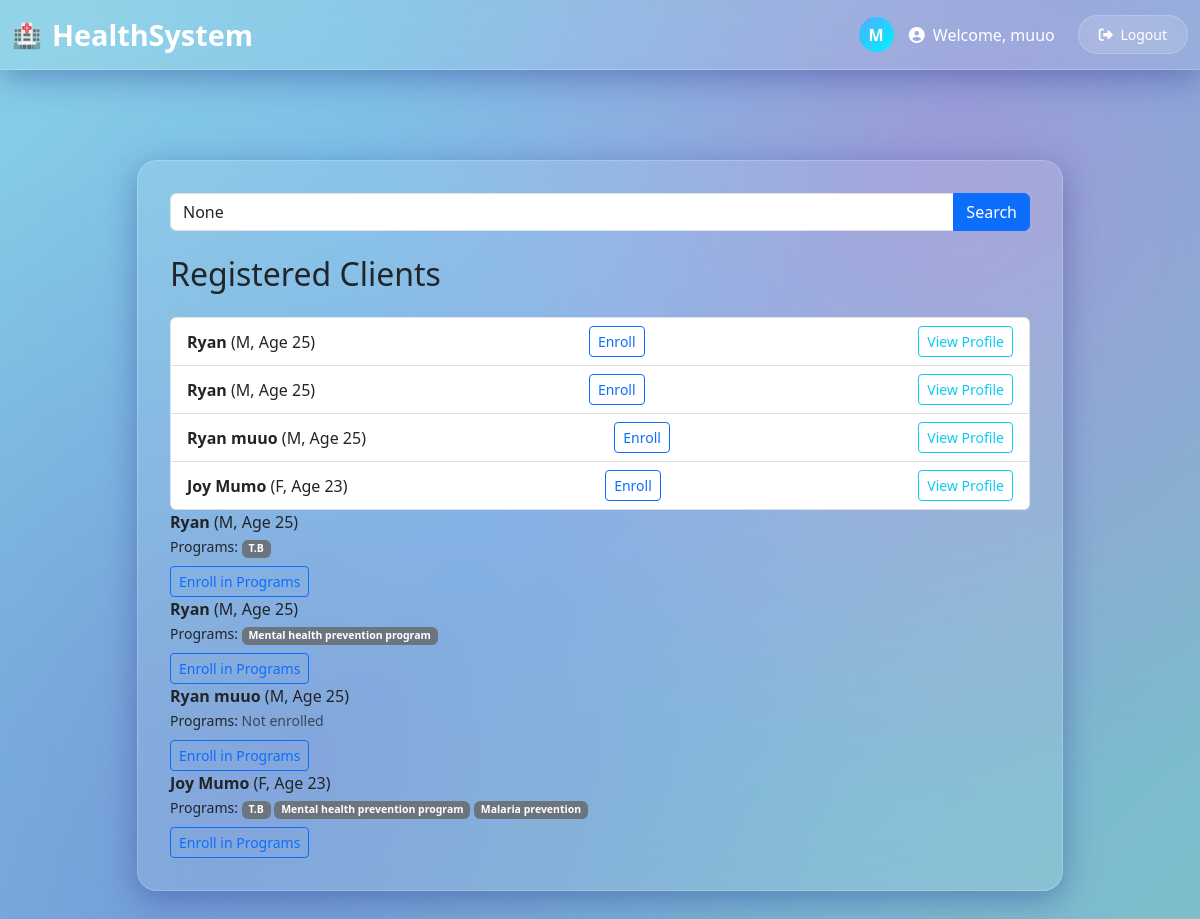
Screenshot of /clients/ (signed in) with the database file from the repository.
### core/models.py (models this page shows, shortened)
class Client(models.Model):
    GENDER_CHOICES = [('M', 'Male'), ('F', 'Female'), ('O', 'Other')]
    name = models.CharField(max_length=100)
    age = models.PositiveIntegerField(default=0)
    gender = models.CharField(default= 0, max_length=1, choices=GENDER_CHOICES)
    contact_info = models.TextField(default=0)
    programs = models.ManyToManyField('HealthProgram', through='Enrollment')

class HealthProgram(models.Model):
    name = models.CharField(max_length=100)
    description = models.TextField(blank=True)

### core/views.py (the view)
# urls.py: path('clients/', views.client_list, name='client_list'),
@login_required
def client_list(request):
    query = request.GET.get('q')
    if query:
        clients = Client.objects.filter(name__icontains=query)
    else:
        clients = Client.objects.all()
    return render(request, 'core/client_list.html', {'clients': clients, 'query': query})

### templates/core/client_list.html (shortened to what this page needs)
{% extends 'core/base.html' %}
{% block content %}
<form method="get" class="mb-4">
    <div class="input-group">
        <input type="text" name="q" value="{{ query }}" placeholder="Search clients..." class="form-control">
        <button type="submit" class="btn btn-primary">Search</button>
    </div>
</form>
    <h2 class="mb-4">Registered Clients</h2>
    {% if clients %}
        <ul class="list-group">
            {% for client in clients %}
                <li class="list-group-item d-flex justify-content-between align-items-center">
                    <div>
                        <strong>{{ client.name }}</strong> ({{ client.gender }}, Age {{ client.age }})
                    </div>
                    <a href="{% url 'enroll_client' client.id %}" class="btn btn-sm btn-outline-primary">Enroll</a>
                    <a href="{% url 'client_profile' client.id %}" class="btn btn-sm btn-outline-info">View Profile</a>
                </li>
            {% endfor %}
        </ul>
    {% else %}
        <div class="alert alert-info">No clients found.</div>
    {% endif %}
    {% for client in clients %}
    <li class="list-group-item">
        <strong>{{ client.name }}</strong> ({{ client.gender }}, Age {{ client.age }})<br>
        <small>Programs:
            {% for program in client.programs.all %}
                <span class="badge bg-secondary">{{ program.name }}</span>
            {% empty %}
                <span class="text-muted">Not enrolled</span>
            {% endfor %}
        </small><br>
        <a href="{% url 'enroll_client' client.id %}" class="btn btn-sm btn-outline-primary mt-2">Enroll in Programs</a>
    </li>
{% endfor %}
{% endblock %}

### templates/core/base.html (shortened to what this page needs)
<!DOCTYPE html>
<html lang="en">
<head>
    <link href="https://cdn.jsdelivr.net/npm/bootstrap@5.3.3/dist/css/bootstrap.min.css" rel="stylesheet">
    <link href="https://cdnjs.cloudflare.com/ajax/libs/font-awesome/6.4.0/css/all.min.css" rel="stylesheet">
</head>
<body>
<nav class="navbar navbar-expand-lg fixed-top">
    <div class="container-fluid">
        <a class="navbar-brand" href="{% url 'home' %}">HealthSystem</a>
        <div class="user-info">
            {% if user.is_authenticated %}
                <div class="user-avatar">
                    {{ user.username|first|upper }}
                </div>
                <span class="text-white me-2">
                    <i class="fas fa-user-circle me-1"></i>
                    Welcome, {{ user.username }}
                </span>
                <form method="post" action="{% url 'logout' %}" class="d-inline">
                    <button type="submit" class="btn btn-glass btn-sm">
                        <i class="fas fa-sign-out-alt me-1"></i>
                        Logout
                    </button>
                </form>
            {% else %}
                <a href="{% url 'login' %}" class="btn btn-glass btn-sm">
                    <i class="fas fa-sign-in-alt me-1"></i>
                    Login
                </a>
            {% endif %}
        </div>
    </div>
</nav>
<div class="container py-5" style="margin-top: 80px;">
    <div class="row justify-content-center">
        <div class="col-lg-10">
            <div class="main-container">
                {% block content %}
                {% endblock %}
            </div>
        </div>
    </div>
</div>
</body>
</html>

### templates/core/base.html (style rules this page uses)
:root { --primary-gradient: linear-gradient(135deg, #82cbec 0%, #764ba2 100%); --secondary-gradient: linear-gradient(135deg, #f093fb 0%, #f5576c 100%); --success-gradient: linear-gradient(135deg, #4facfe 0%, #00f2fe 100%); --glass-bg: rgba(255, 255, 255, 0.1); --glass-border: rgba(255, 255, 255, 0.2); }
body { background: linear-gradient(135deg, #87d1e7 0%, #74abdf 50%, #7fbfca 100%); min-height: 100vh; font-family: 'Segoe UI', Tahoma, Geneva, Verdana, sans-serif; }
body::before { content: ''; position: fixed; top: 0; left: 0; width: 100%; height: 100%; background-image: radial-gradient(circle at 20% 80%, rgba(120, 119, 198, 0.3) 0%, transparent 50%), radial-gradient(circle at 80% 20%, rgba(255, 119, 198, 0.3) 0%, transparent 50%), radial-gradient(circle at 40% 40%, rgba(120, 200, 255, 0.3) 0%, transparent 50%); animation: float 20s ease-in-out infinite; pointer-events: none; z-index: -1; }
.navbar { background: var(--glass-bg) !important; backdrop-filter: blur(20px); border-bottom: 1px solid var(--glass-border); box-shadow: 0 8px 32px rgba(31, 38, 135, 0.37); transition: all 0.3s ease; }
.navbar-brand { font-weight: 700; font-size: 1.8rem; color: white !important; display: flex; align-items: center; gap: 10px; transition: transform 0.3s ease; }
.navbar-brand::before { content: '🏥'; font-size: 1.5rem; animation: pulse 2s infinite; }
.btn-glass { background: var(--glass-bg); backdrop-filter: blur(20px); border: 1px solid var(--glass-border); color: white; border-radius: 25px; padding: 8px 20px; transition: all 0.3s ease; position: relative; overflow: hidden; }
.btn-glass::before { content: ''; position: absolute; top: 0; left: -100%; width: 100%; height: 100%; background: linear-gradient(90deg, transparent, rgba(255,255,255,0.2), transparent); transition: left 0.5s; }
.user-info { display: flex; align-items: center; gap: 15px; color: white; }
.user-avatar { width: 35px; height: 35px; background: var(--success-gradient); border-radius: 50%; display: flex; align-items: center; justify-content: center; font-weight: bold; animation: glow 2s ease-in-out infinite alternate; }
.main-container { background: var(--glass-bg); backdrop-filter: blur(20px); border-radius: 20px; border: 1px solid var(--glass-border); box-shadow: 0 8px 32px rgba(31, 38, 135, 0.37); padding: 2rem; margin-top: 2rem; animation: slideUp 0.8s ease-out; }

### rows the page displays
Client: name "Ryan", gender "M", age "25"
Client: name "Ryan", gender "M", age "25"
Client: name "Ryan muuo", gender "M", age "25"
Client: name "Joy Mumo", gender "F", age "23"
HealthProgram: name "T.B"
HealthProgram: name "Mental health prevention program"
HealthProgram: name "Malaria prevention"

### other values shown
{{ user.username|first|upper }} "M"
{{ user.username }} "muuo"
